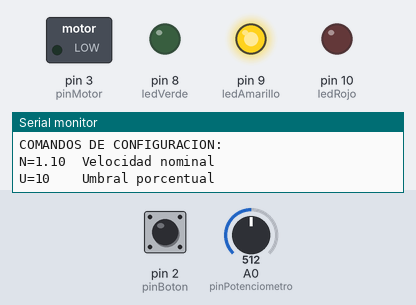
Bench run of a sketch on a simulated Arduino Uno, built with avr-gcc and run on an emulated ATmega328P. Shown: switched loads named in the sketch (green lamp = pin HIGH), output pins drawn as LEDs (lit = HIGH), the last lines printed to the serial monitor. The inputs (shaded band) are chosen by the test bench; at power-on: pin 2 (pinBoton) HIGH, A0 (pinPotenciometro) = 512.

Above: at 1.3 s.
1.4 s: pin 2 (pinBoton) pulled LOW for 0.15 s
At 2.9 s:
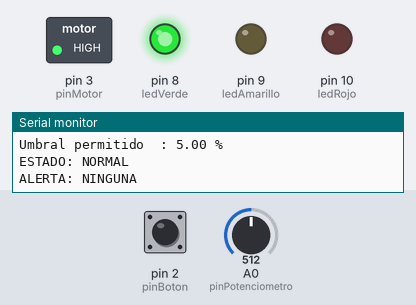
4.8 s: pin 2 (pinBoton) pulled LOW for 1 s
At 5.6 s:
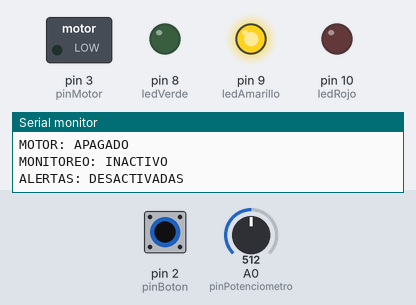
7.3 s: pin 2 (pinBoton) pulled LOW for 3.2 s
At 7.56 s:
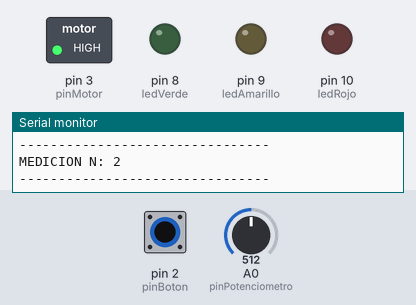
Timing chart, 0 to 10.3 s (numbered marks = the images above; inputs shaded):
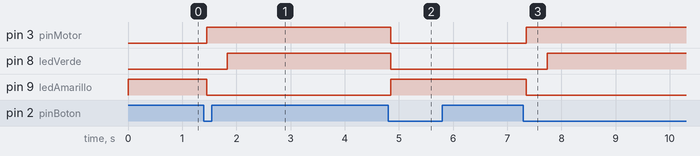

The sketch:

firmware.ino
```cpp
#include <math.h>

const int pinBoton = 2;
const int pinMotor = 3;
const int pinPotenciometro = A0;

const int ledVerde = 8;
const int ledAmarillo = 9;
const int ledRojo = 10;

float velocidadNominal = 1.00;
float umbralDesviacion = 5.0;

const float velocidadMinima = 0.80;
const float velocidadMaxima = 1.20;

bool sistemaActivo = false;
bool lecturaAnterior = HIGH;
bool estadoBoton = HIGH;

unsigned long ultimoCambio = 0;
const unsigned long tiempoRebote = 50;

unsigned long ultimaMedicion = 0;
const unsigned long intervaloMedicion = 5000;

unsigned long numeroMedicion = 0;
unsigned long numeroSesion = 0;

void setup() {
  Serial.begin(9600);
  Serial.setTimeout(100);

  pinMode(pinBoton, INPUT_PULLUP);
  pinMode(pinMotor, OUTPUT);

  pinMode(ledVerde, OUTPUT);
  pinMode(ledAmarillo, OUTPUT);
  pinMode(ledRojo, OUTPUT);

  digitalWrite(pinMotor, LOW);
  digitalWrite(ledVerde, LOW);
  digitalWrite(ledAmarillo, HIGH);
  digitalWrite(ledRojo, LOW);

  Serial.println();
  Serial.println("================================");
  Serial.println("           DYM CYBER");
  Serial.println("   MONITOREO DE VELOCIDAD");
  Serial.println("================================");
  Serial.println("ESTADO: SISTEMA DETENIDO");
  Serial.println("MOTOR: APAGADO");
  Serial.println();
  Serial.println("COMANDOS DE CONFIGURACION:");
  Serial.println("N=1.10  Velocidad nominal");
  Serial.println("U=10    Umbral porcentual");
  Serial.println();
}

void loop() {
  revisarBoton();
  revisarConfiguracion();

  if (!sistemaActivo) {
    return;
  }

  if (millis() - ultimaMedicion >= intervaloMedicion) {
    ultimaMedicion = millis();
    medirVelocidad();
  }
}

void revisarBoton() {
  bool lecturaActual = digitalRead(pinBoton);

  if (lecturaActual != lecturaAnterior) {
    ultimoCambio = millis();
  }

  if (millis() - ultimoCambio > tiempoRebote) {
    if (lecturaActual != estadoBoton) {
      estadoBoton = lecturaActual;

      if (estadoBoton == LOW) {
        if (sistemaActivo) {
          apagarSistema();
        } else {
          encenderSistema();
        }
      }
    }
  }

  lecturaAnterior = lecturaActual;
}

void encenderSistema() {
  sistemaActivo = true;
  numeroSesion++;

  digitalWrite(pinMotor, HIGH);
  digitalWrite(ledVerde, LOW);
  digitalWrite(ledAmarillo, LOW);
  digitalWrite(ledRojo, LOW);

  Serial.println();
  Serial.println("================================");
  Serial.println("       SISTEMA ENCENDIDO");
  Serial.println("================================");
  Serial.print("SESION N: ");
  Serial.println(numeroSesion);
  Serial.println("MOTOR: ENCENDIDO");
  Serial.println("MONITOREO: ACTIVO");
  Serial.println();

  ultimaMedicion = millis() - intervaloMedicion;
}

void apagarSistema() {
  sistemaActivo = false;

  digitalWrite(pinMotor, LOW);
  digitalWrite(ledVerde, LOW);
  digitalWrite(ledAmarillo, HIGH);
  digitalWrite(ledRojo, LOW);

  Serial.println();
  Serial.println("================================");
  Serial.println("       SISTEMA DETENIDO");
  Serial.println("================================");
  Serial.println("MOTOR: APAGADO");
  Serial.println("MONITOREO: INACTIVO");
  Serial.println("ALERTAS: DESACTIVADAS");
  Serial.println();

  ultimaMedicion = millis();
}

void revisarConfiguracion() {
  if (Serial.available() == 0) {
    return;
  }

  String comando = Serial.readStringUntil('\n');
  comando.trim();
  comando.toUpperCase();

  if (comando.length() < 3 || comando.charAt(1) != '=') {
    Serial.println("ERROR: COMANDO INVALIDO");
    return;
  }

  String texto = comando.substring(2);
  texto.trim();

  if (texto.length() == 0) {
    Serial.println("ERROR: VALOR VACIO");
    return;
  }

  int puntos = 0;
  int digitos = 0;

  for (unsigned int i = 0; i < texto.length(); i++) {
    char c = texto.charAt(i);

    if (c >= '0' && c <= '9') {
      digitos++;
    } else if (c == '.') {
      puntos++;
      if (puntos > 1) {
        Serial.println("ERROR: NUMERO INVALIDO");
        return;
      }
    } else {
      Serial.println("ERROR: NUMERO INVALIDO");
      return;
    }
  }

  if (digitos == 0) {
    Serial.println("ERROR: NUMERO INVALIDO");
    return;
  }

  float valor = texto.toFloat();

  if (comando.charAt(0) == 'N') {
    if (valor >= velocidadMinima &&
        valor <= velocidadMaxima) {

      velocidadNominal = valor;

      Serial.print("VELOCIDAD NOMINAL ACTUALIZADA: ");
      Serial.print(velocidadNominal, 3);
      Serial.println(" m/s");

    } else {
      Serial.println("ERROR: NOMINAL FUERA DE RANGO");
    }
  } else if (comando.charAt(0) == 'U') {
    if (valor > 0 && valor <= 20) {

      umbralDesviacion = valor;

      Serial.print("UMBRAL ACTUALIZADO: ");
      Serial.print(umbralDesviacion, 2);
      Serial.println(" %");

    } else {
      Serial.println("ERROR: UMBRAL FUERA DE RANGO");
    }
  } else {
    Serial.println("ERROR: COMANDO DESCONOCIDO");
  }
}

void medirVelocidad() {
  if (!sistemaActivo) {
    return;
  }

  int lectura = analogRead(pinPotenciometro);

  float velocidadActual =
    velocidadMinima +
    (lectura / 1023.0) *
    (velocidadMaxima - velocidadMinima);

  if (!isfinite(velocidadActual) ||
      velocidadActual < velocidadMinima ||
      velocidadActual > velocidadMaxima) {

    digitalWrite(ledVerde, LOW);
    digitalWrite(ledAmarillo, LOW);
    digitalWrite(ledRojo, HIGH);

    Serial.println("ERROR: MEDICION INVALIDA");
    return;
  }

  float desviacion =
    fabs(velocidadActual - velocidadNominal)
    / velocidadNominal * 100.0;

  numeroMedicion++;

  Serial.println("--------------------------------");
  Serial.print("MEDICION N: ");
  Serial.println(numeroMedicion);
  Serial.println("--------------------------------");

  Serial.print("Sesion            : ");
  Serial.println(numeroSesion);

  Serial.print("ID de medicion    : S");
  Serial.print(numeroSesion);
  Serial.print("-M");
  Serial.println(numeroMedicion);

  Serial.print("Tiempo transcurrido: ");
  Serial.print(millis() / 1000);
  Serial.println(" segundos");

  Serial.print("Velocidad nominal : ");
  Serial.print(velocidadNominal, 3);
  Serial.println(" m/s");

  Serial.print("Velocidad actual  : ");
  Serial.print(velocidadActual, 3);
  Serial.println(" m/s");

  Serial.print("Desviacion        : ");
  Serial.print(desviacion, 2);
  Serial.println(" %");

  Serial.print("Umbral permitido  : ");
  Serial.print(umbralDesviacion, 2);
  Serial.println(" %");

  Serial.println();

  if (desviacion <= umbralDesviacion) {
    digitalWrite(ledVerde, HIGH);
    digitalWrite(ledAmarillo, LOW);
    digitalWrite(ledRojo, LOW);

    Serial.println("ESTADO: NORMAL");
    Serial.println("ALERTA: NINGUNA");
  } else {
    digitalWrite(ledVerde, LOW);
    digitalWrite(ledAmarillo, LOW);
    digitalWrite(ledRojo, HIGH);

    Serial.println("ESTADO: ALERTA");

    if (velocidadActual < velocidadNominal) {
      Serial.println("TIPO: SUBVELOCIDAD");
    } else {
      Serial.println("TIPO: SOBREVELOCIDAD");
    }
  }

  Serial.println();
}
```

Measured:
- after the input at 1.4 s, pin 3 (pinMotor): LOW → HIGH after 0.05 s; pin 8 (ledVerde): LOW → HIGH after 0.43 s; pin 9 (ledAmarillo): HIGH → LOW after 0.05 s
- after the input at 4.8 s, pin 3 (pinMotor), pin 8 (ledVerde): HIGH → LOW after 0.05 s; pin 9 (ledAmarillo): LOW → HIGH after 0.05 s
- after the input at 7.3 s, pin 3 (pinMotor): LOW → HIGH after 0.05 s; pin 8 (ledVerde): LOW → HIGH after 0.43 s; pin 9 (ledAmarillo): HIGH → LOW after 0.05 s
